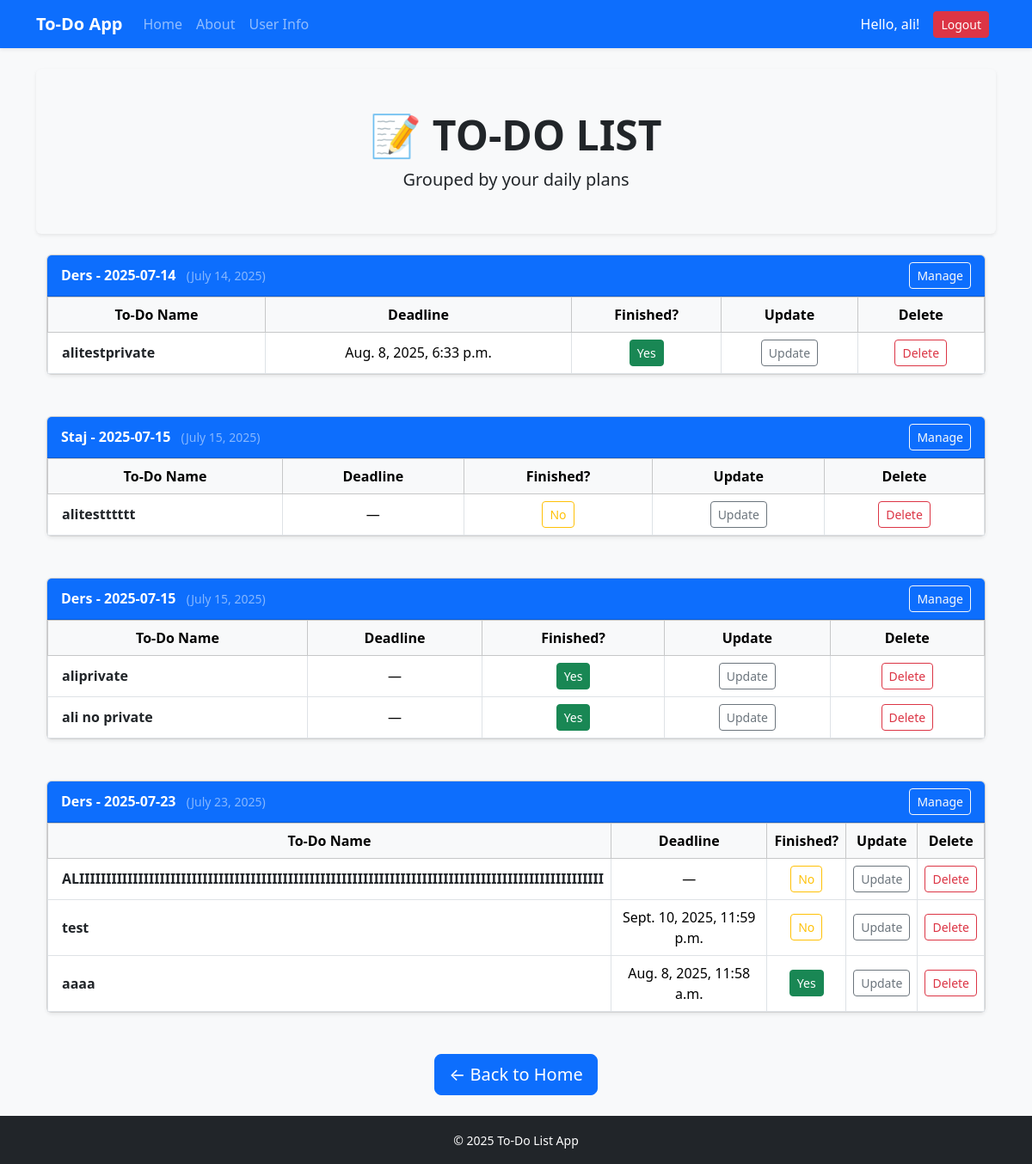
Screenshot of /todo/ (signed in) with the database file from the repository.
### todo_app/models.py (models this page shows, shortened)
class DailyTodoList(models.Model):
    category = models.ForeignKey(Category, on_delete=models.CASCADE, null=True, blank=True, related_name='daily_lists')
    name = models.CharField(max_length=100)
    date = models.DateField(default=datetime.today)
    user = models.ForeignKey(User, on_delete=models.CASCADE)

class Todos(models.Model):
    title = models.CharField(max_length=100, blank=True)
    description = models.TextField(max_length=1000, blank=True)
    finished = models.BooleanField(default=False)
    date_created = models.DateTimeField(default=now, blank=True)
    finished_date = models.DateTimeField(null=True, blank=True)
    deadline = models.DateTimeField(null=True, blank=True)
    is_private = models.BooleanField(default=True)
    daily_list = models.ForeignKey('DailyTodoList', on_delete=models.CASCADE, related_name='todos', null=True, blank=True)
    user = models.ForeignKey(User, on_delete=models.CASCADE)
    class Meta:
        verbose_name = "Todo"
        verbose_name_plural = "Todos"

### todo_app/views.py (the view)
# urls.py: path('todo/',views.todo,name="todo"),
@login_required
def todo(request):
    todo_list = Todos.objects.all().order_by('-date_created') if request.user.is_superuser \
                else Todos.objects.filter(models.Q(is_private=False) | models.Q(daily_list__user=request.user)).order_by('-date_created')
    daily_lists = DailyTodoList.objects.all() if request.user.is_superuser else DailyTodoList.objects.filter(user=request.user)
    return render(request, "todo_app/todo.html", {'daily_lists': daily_lists, 'todo_list': todo_list})

### todo_app/templates/todo_app/todo.html (shortened to what this page needs)
{% extends "todo_app/base.html" %}
{% block content %}
<div class="bg-light p-5 rounded shadow-sm mb-4">
  <div class="container text-center">
    <h1 class="display-5 fw-bold">📝 TO-DO LIST</h1>
    <p class="lead mb-0">Grouped by your daily plans</p>
  </div>
</div>
<div class="container">
  {% if daily_lists %}
    {% for dlist in daily_lists %}
      <div class="card mb-5 shadow-sm">
        <div class="card-header bg-primary text-white d-flex justify-content-between align-items-center">
          <div>
            <strong>{{ dlist.name }}</strong>
            <small class="ms-2 text-white-50">({{ dlist.date }})</small>
          </div>
          <a class="btn btn-outline-light btn-sm" href="{% url 'daily_list_detail' dlist.id %}">Manage</a>
        </div>
        <div class="card-body p-0">
          {% if dlist.todos.all|length > 0 %}
            <table class="table table-bordered table-hover mb-0">
              <thead class="table-light text-center">
                <tr>
                  <th>To-Do Name</th>
                  <th>Deadline</th>
                  <th>Finished?</th>
                  <th>Update</th>
                  <th>Delete</th>
                </tr>
              </thead>
              <tbody>
                {% for todo in dlist.todos.all %}
                <tr class="text-center align-middle">
                  <td class="text-start ps-3">
                    <a href="{% url 'description' todo.id %}" class="text-decoration-none text-dark fw-semibold">
                      {{ todo.title }}
                    </a>
                  </td>
                  <td>{{ todo.deadline|default:"—" }}</td>
                  <td>
                    {% if todo.finished %}
                      <a class="btn btn-success btn-sm" href="{% url 'yes_finish' todo.id %}">Yes</a>
                    {% else %}
                      <a class="btn btn-outline-warning btn-sm" href="{% url 'no_finish' todo.id %}">No</a>
                    {% endif %}
                  </td>
                  <td>
                    <a class="btn btn-outline-secondary btn-sm" href="{% url 'update' todo.id %}">Update</a>
                  </td>
                  <td>
                    <form method="POST" action="{% url 'delete' todo.id %}" class="d-inline">
                      <button type="submit" class="btn btn-outline-danger btn-sm">Delete</button>
                    </form>
                  </td>
                </tr>
                {% endfor %}
              </tbody>
            </table>
          {% else %}
            <div class="p-3 text-muted">No tasks in this list.</div>
          {% endif %}
        </div>
      </div>
    {% endfor %}
  {% else %}
    <p class="text-center text-muted">You don't have any Daily Lists yet.</p>
  {% endif %}
</div>
<div class="text-center mt-5">
  <a class="btn btn-primary btn-lg" href="{% url 'index' %}">← Back to Home</a>
</div>
{% endblock content %}

### todo_app/templates/todo_app/base.html (shortened to what this page needs)
<!doctype html>
<html lang="en">
  <head>
    {% load static %}
    <link href="https://cdn.jsdelivr.net/npm/bootstrap@5.3.7/dist/css/bootstrap.min.css" rel="stylesheet">
  </head>
  <body class="d-flex flex-column min-vh-100 text-dark">
    <nav class="navbar navbar-expand-lg navbar-dark bg-primary shadow-sm">
      <div class="container">
        <a class="navbar-brand fw-bold" href="{% url 'index' %}">To-Do App</a>
        <div class="collapse navbar-collapse" id="navbarNav">
          <ul class="navbar-nav me-auto mb-2 mb-lg-0">
            <li class="nav-item">
              <a class="nav-link{% if request.resolver_match.url_name == 'index' %} active{% endif %}" href="{% url 'index' %}">Home</a>
            </li>
            <li class="nav-item">
              <a class="nav-link{% if request.resolver_match.url_name == 'about' %} active{% endif %}" href="{% url 'about' %}">About</a>
            </li>
            <li class="nav-item">
              <a class="nav-link{% if request.resolver_match.url_name == 'user_info' %} active{% endif %}" href="{% url 'user_info' %}">User Info</a>
            </li>
          </ul>
          <div class="d-flex align-items-center">
            {% if user.is_authenticated %}
              <span class="me-3 text-white">Hello, {{ user.username }}!</span>
              <form method="POST" action="{% url 'logout' %}">
                <button class="btn btn-danger btn-sm me-2" type="submit">Logout</button>
              </form>
            {% else %}
              <a class="btn btn-outline-light btn-sm me-2" href="{% url 'login' %}">Login</a>
              <a class="btn btn-warning btn-sm" href="{% url 'register' %}">Register</a>
            {% endif %}
          </div>
        </div>
      </div>
    </nav>
    <main class="container py-4 flex-grow-1">
      {% block content %}
      {% endblock content %}
    </main>
    <footer class="bg-dark text-white text-center py-3 mt-auto">
      <small>&copy; {% now "Y" %} To-Do List App</small>
    </footer>
  </body>
</html>

### todo_app/templates/todo_app/base.html (style rules this page uses)
body { background-color: #f8f9fa; }

### rows the page displays
DailyTodoList: name "Ders - 2025-07-14", date "July 14, 2025"
Todos: title "alitestprivate", deadline "Aug. 8, 2025, 6:33 p.m.", finished "Yes"
DailyTodoList: name "Staj - 2025-07-15", date "July 15, 2025"
Todos: title "alitestttttt", deadline "—", finished "No"
DailyTodoList: name "Ders - 2025-07-15", date "July 15, 2025"
Todos: title "aliprivate", deadline "—", finished "Yes"
Todos: title "ali no private", deadline "—", finished "Yes"
DailyTodoList: name "Ders - 2025-07-23", date "July 23, 2025"
Todos: title "ALIIIIIIIIIIIIIIIIIIIIIIIIIIIIIIIIIIIIIIIIIIIIIIIIIIIIIIIIIIIIIIIIIIIIIIIIIIIIIIIIIIIIIIIIIIIIIIIIII", deadline "—", finished "No"
Todos: title "test", deadline "Sept. 10, 2025, 11:59 p.m.", finished "No"
Todos: title "aaaa", deadline "Aug. 8, 2025, 11:58 a.m.", finished "Yes"

### other values shown
{{ user.username }} "ali"
